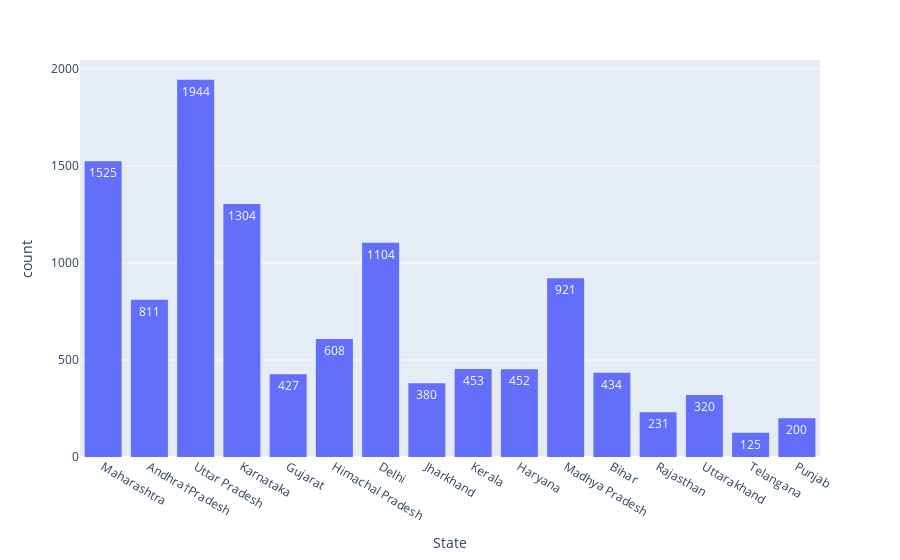

This figure's notebook cell:
### Markdown cell above
## State

### Code cell
px.histogram(data_frame=df,x='State',text_auto=True)

### Figure 1 — Plotly figure (JSON) as saved in the notebook; plotly's stock layout.template omitted (floating-point values rounded to 4 significant figures; data arrays with more than 128 entries replaced by an {"elided": "..."} marker saying what was removed)
{"data": [{"alignmentgroup": "True", "bingroup": "x", "hovertemplate": "State=%{x}<br>count=%{y}<extra></extra>", "legendgroup": "", "marker": {"color": "#636efa", "pattern": {"shape": ""}}, "name": "", "offsetgroup": "", "orientation": "v", "showlegend": false, "texttemplate": "%{value}", "type": "histogram", "x": {"elided": "11239 str values"}, "xaxis": "x", "yaxis": "y"}], "layout": {"barmode": "relative", "legend": {"tracegroupgap": 0}, "margin": {"t": 60}, "xaxis": {"anchor": "y", "domain": [0, 1], "title": {"text": "State"}}, "yaxis": {"anchor": "x", "domain": [0, 1], "title": {"text": "count"}}}}
